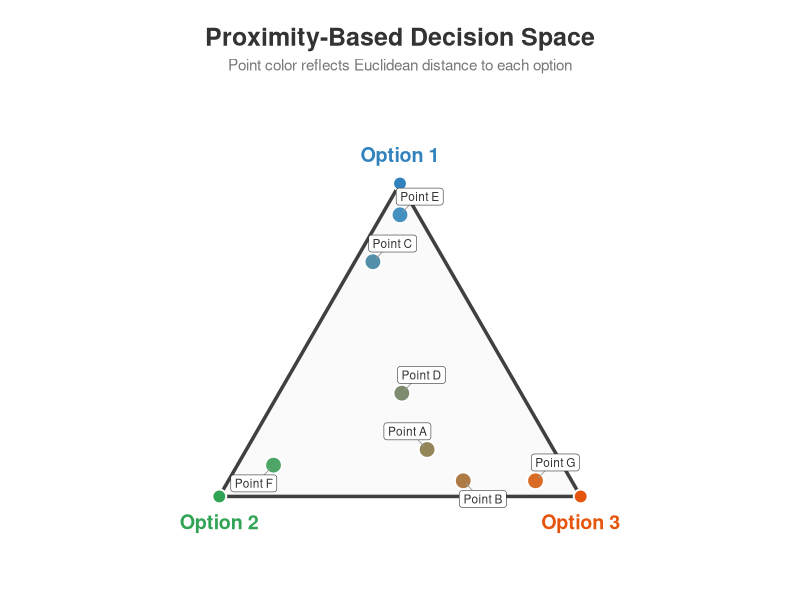

Recreate this plot in R.
library(ggplot2)
library(ggrepel)

# ================================================================
# USER INPUT: Define your points here
# Format: c("Name", Option1%, Option2%, Option3%)
# Percentages should sum to 100
# ================================================================

data_points <- list(
  c("Point A", 15, 35, 50),
  c("Point B", 5, 30, 65),
  c("Point C", 75, 20, 5),
  c("Point D", 33, 33, 34),
  c("Point E", 90, 5, 5),
  c("Point F", 10, 80, 10),
  c("Point G", 5, 10, 85)
)

# Option labels (customize these)
option_labels <- c("Option 1", "Option 2", "Option 3")

# ================================================================
# SETTINGS (optional tweaks)
# ================================================================
show_labels    <- TRUE    # Show point names
label_size     <- 3       # Size of point labels
point_size     <- 5       # Size of data points
color_power    <- 1.5     # Color blending intensity (higher = more saturated near corners)
gamma          <- 0.85    # Gamma correction for colors

# Base colors for each option
color_opt1 <- "#3182bd"   # Blue
color_opt2 <- "#31a354"   # Green
color_opt3 <- "#e6550d"   # Orange

# ================================================================
# GEOMETRY (no need to modify)
# ================================================================
top    <- c(0.5, sqrt(3) / 2)
left   <- c(0, 0)
right  <- c(1, 0)
center <- c(0.5, sqrt(3) / 6)

triangle <- data.frame(
  x = c(left[1], right[1], top[1]),
  y = c(left[2], right[2], top[2])
)

# ================================================================
# PROCESS DATA
# ================================================================
# Parse input into data frame
points <- do.call(rbind, lapply(data_points, function(p) {
  data.frame(
    name = p[1],
    w1   = as.numeric(p[2]) / 100,
    w2   = as.numeric(p[3]) / 100,
    w3   = as.numeric(p[4]) / 100,
    stringsAsFactors = FALSE
  )
}))

# Calculate position from weights (barycentric placement)
points$x <- points$w1 * top[1] + points$w2 * left[1] + points$w3 * right[1]
points$y <- points$w1 * top[2] + points$w2 * left[2] + points$w3 * right[2]

# Calculate Euclidean distances to corners (for color)
dist_fn <- function(px, py, vx, vy) sqrt((px - vx)^2 + (py - vy)^2)

points$d1 <- dist_fn(points$x, points$y, top[1], top[2])
points$d2 <- dist_fn(points$x, points$y, left[1], left[2])
points$d3 <- dist_fn(points$x, points$y, right[1], right[2])

# Distance → color weights
eps <- 1e-6
inv_d <- 1 / (points[, c("d1", "d2", "d3")]^color_power + eps)
color_weights <- inv_d / rowSums(inv_d)

# Parse base colors
col1 <- col2rgb(color_opt1) / 255
col2 <- col2rgb(color_opt2) / 255
col3 <- col2rgb(color_opt3) / 255

# Blend colors
points$color <- rgb(
  (color_weights[,1] * col1[1] + color_weights[,2] * col2[1] + color_weights[,3] * col3[1])^gamma,
  (color_weights[,1] * col1[2] + color_weights[,2] * col2[2] + color_weights[,3] * col3[2])^gamma,
  (color_weights[,1] * col1[3] + color_weights[,2] * col2[3] + color_weights[,3] * col3[3])^gamma
)

# Corner markers
corners <- data.frame(
  x     = c(top[1], left[1], right[1]),
  y     = c(top[2], left[2], right[2]),
  color = c(color_opt1, color_opt2, color_opt3),
  label = option_labels
)

# ================================================================
# PLOT
# ================================================================
p <- ggplot() +
  
  # Triangle fill
  geom_polygon(
    data = triangle,
    aes(x, y),
    fill = "#fafafa",
    color = NA
  ) +
  
  # Triangle outline
  geom_polygon(
    data = triangle,
    aes(x, y),
    fill = NA,
    color = "#404040",
    linewidth = 1.2
  ) +
  
  # Center marker
  geom_point(
    aes(x = center[1], y = center[2]),
    shape = 21,
    size = 3,
    fill = "white",
    color = "#999999",
    stroke = 0.8
  ) +
  
  # Data points
  geom_point(
    data = points,
    aes(x, y),
    fill = points$color,
    color = "white",
    shape = 21,
    size = point_size,
    stroke = 1
  ) +
  
  # Corner markers
  geom_point(
    data = corners,
    aes(x, y),
    fill = corners$color,
    color = "white",
    shape = 21,
    size = 4,
    stroke = 1
  ) +
  
  # Corner labels
  annotate("text", x = top[1], y = top[2] + 0.08,
           label = option_labels[1], fontface = "bold",
           size = 5, color = color_opt1) +
  annotate("text", x = left[1], y = left[2] - 0.07,
           label = option_labels[2], fontface = "bold",
           size = 5, hjust = 0.5, color = color_opt2) +
  annotate("text", x = right[1], y = right[2] - 0.07,
           label = option_labels[3], fontface = "bold",
           size = 5, hjust = 0.5, color = color_opt3) +
  
  coord_equal(
    xlim = c(-0.15, 1.15),
    ylim = c(-0.15, 1.05)
  ) +
  
  theme_void() +
  theme(plot.margin = margin(20, 20, 20, 20)) +
  
  # Title and subtitle
  labs(
    title    = "Proximity-Based Decision Space",
    subtitle = "Point color reflects Euclidean distance to each option"
  ) +
  theme(
    plot.title = element_text(
      hjust   = 0.5,
      size    = 18,
      face    = "bold",
      color   = "#333333",
      margin  = margin(b = 5)
    ),
    plot.subtitle = element_text(
      hjust   = 0.5,
      size    = 11,
      color   = "#777777",
      margin  = margin(b = 15)
    )
  )

# Add point labels if enabled
if (show_labels) {
  p <- p + geom_label_repel(
    data = points,
    aes(x = x, y = y, label = name),
    size = label_size,
    color = "#333333",
    fill = "white",
    label.size = 0.2,
    label.padding = unit(0.2, "lines"),
    box.padding = unit(0.4, "lines"),
    point.padding = unit(0.3, "lines"),
    segment.color = "#999999",
    segment.size = 0.3,
    min.segment.length = 0,
    max.overlaps = Inf,
    seed = 42
  )
}

# Display
print(p)